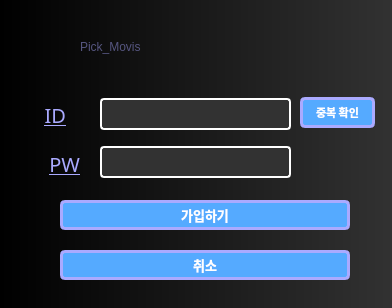
<?xml version="1.0" encoding="UTF-8"?>
<ui version="4.0">
 <class>Dialog</class>
 <widget class="QDialog" name="Dialog">
  <property name="geometry">
   <rect>
    <x>0</x>
    <y>0</y>
    <width>392</width>
    <height>308</height>
   </rect>
  </property>
  <property name="windowTitle">
   <string>Dialog</string>
  </property>
  <widget class="QPushButton" name="membershipjoin">
   <property name="geometry">
    <rect>
     <x>60</x>
     <y>200</y>
     <width>290</width>
     <height>30</height>
    </rect>
   </property>
   <property name="font">
    <font>
     <family>NanumMyeongjo YetHangul</family>
     <pointsize>10</pointsize>
     <weight>75</weight>
     <bold>true</bold>
    </font>
   </property>
   <property name="styleSheet">
    <string notr="true">background-color: #55aaff; border: 3px solid #aaaaff;
color: rgb(255, 255, 255);
border-radius: 5px;
</string>
   </property>
   <property name="text">
    <string>가입하기</string>
   </property>
  </widget>
  <widget class="QPushButton" name="exit2">
   <property name="geometry">
    <rect>
     <x>60</x>
     <y>250</y>
     <width>290</width>
     <height>30</height>
    </rect>
   </property>
   <property name="font">
    <font>
     <family>NanumMyeongjo YetHangul</family>
     <pointsize>10</pointsize>
     <weight>75</weight>
     <italic>false</italic>
     <bold>true</bold>
    </font>
   </property>
   <property name="styleSheet">
    <string notr="true">background-color: #55aaff; border: 3px solid #aaaaff;
color: rgb(255, 255, 255);
border-radius: 5px;</string>
   </property>
   <property name="text">
    <string>취소</string>
   </property>
  </widget>
  <widget class="QLineEdit" name="new_id">
   <property name="geometry">
    <rect>
     <x>100</x>
     <y>98</y>
     <width>191</width>
     <height>32</height>
    </rect>
   </property>
   <property name="styleSheet">
    <string notr="true">border-top: none;
border-bottom: 2px solid gray;
background-color: #323232; border: 2px solid #ffffff;
background-color: rgb(50, 50, 50);
color: rgb(255, 255, 255);
border-radius: 4px;
font: 8pt &quot;NanumMyeongjo YetHangul&quot;;</string>
   </property>
   <property name="text">
    <string/>
   </property>
  </widget>
  <widget class="QPushButton" name="check_id">
   <property name="geometry">
    <rect>
     <x>300</x>
     <y>97</y>
     <width>75</width>
     <height>31</height>
    </rect>
   </property>
   <property name="font">
    <font>
     <family>NanumMyeongjo YetHangul</family>
     <pointsize>8</pointsize>
     <weight>75</weight>
     <italic>false</italic>
     <bold>true</bold>
    </font>
   </property>
   <property name="styleSheet">
    <string notr="true">background-color: #55aaff; border: 3px solid #aaaaff;
color: rgb(255, 255, 255);
border-radius: 5px;</string>
   </property>
   <property name="text">
    <string>중복 확인</string>
   </property>
  </widget>
  <widget class="QLabel" name="label">
   <property name="geometry">
    <rect>
     <x>80</x>
     <y>7</y>
     <width>260</width>
     <height>80</height>
    </rect>
   </property>
   <property name="styleSheet">
    <string notr="true">color: rgb(85, 85, 127);
font: 75 25pt &quot;Segoe Script&quot;;</string>
   </property>
   <property name="text">
    <string>Pick_Movis</string>
   </property>
  </widget>
  <widget class="QLabel" name="label_2">
   <property name="geometry">
    <rect>
     <x>40</x>
     <y>101</y>
     <width>26</width>
     <height>27</height>
    </rect>
   </property>
   <property name="font">
    <font>
     <family>Bahnschrift SemiBold</family>
     <pointsize>15</pointsize>
     <weight>7</weight>
     <italic>false</italic>
     <bold>false</bold>
     <underline>true</underline>
    </font>
   </property>
   <property name="styleSheet">
    <string notr="true">color: rgb(170, 170, 255);
font: 63 15pt &quot;Bahnschrift SemiBold&quot;;</string>
   </property>
   <property name="text">
    <string>ID</string>
   </property>
   <property name="alignment">
    <set>Qt::AlignRight|Qt::AlignTrailing|Qt::AlignVCenter</set>
   </property>
  </widget>
  <widget class="QLabel" name="label_3">
   <property name="geometry">
    <rect>
     <x>40</x>
     <y>150</y>
     <width>40</width>
     <height>27</height>
    </rect>
   </property>
   <property name="font">
    <font>
     <family>Bahnschrift SemiBold</family>
     <pointsize>15</pointsize>
     <weight>7</weight>
     <italic>false</italic>
     <bold>false</bold>
     <underline>true</underline>
    </font>
   </property>
   <property name="whatsThis">
    <string>&lt;html&gt;&lt;head/&gt;&lt;body&gt;&lt;p align=&quot;right&quot;&gt;&lt;br/&gt;&lt;/p&gt;&lt;/body&gt;&lt;/html&gt;</string>
   </property>
   <property name="styleSheet">
    <string notr="true">color: rgb(170, 170, 255);
font: 63 15pt &quot;Bahnschrift SemiBold&quot;;</string>
   </property>
   <property name="text">
    <string>PW</string>
   </property>
   <property name="alignment">
    <set>Qt::AlignRight|Qt::AlignTrailing|Qt::AlignVCenter</set>
   </property>
  </widget>
  <widget class="QLabel" name="label_4">
   <property name="geometry">
    <rect>
     <x>0</x>
     <y>0</y>
     <width>394</width>
     <height>310</height>
    </rect>
   </property>
   <property name="styleSheet">
    <string notr="true">background-color: qlineargradient(spread:pad, x1:0, y1:0, x2:1, y2:0, stop:0 rgba(0, 0, 0, 255), stop:1 rgba(50, 50,50, 255));</string>
   </property>
   <property name="text">
    <string/>
   </property>
  </widget>
  <widget class="QLineEdit" name="new_pw">
   <property name="geometry">
    <rect>
     <x>100</x>
     <y>146</y>
     <width>191</width>
     <height>32</height>
    </rect>
   </property>
   <property name="styleSheet">
    <string notr="true">border-top: none;
border-bottom: 2px solid gray;
background-color: #323232; border: 2px solid #ffffff;
background-color: rgb(50, 50, 50);
color: rgb(255, 255, 255);
border-radius: 4px;
font: 8pt &quot;NanumMyeongjo YetHangul&quot;;</string>
   </property>
   <property name="text">
    <string/>
   </property>
   <property name="echoMode">
    <enum>QLineEdit::Password</enum>
   </property>
  </widget>
  <zorder>label_4</zorder>
  <zorder>membershipjoin</zorder>
  <zorder>exit2</zorder>
  <zorder>new_id</zorder>
  <zorder>check_id</zorder>
  <zorder>label</zorder>
  <zorder>label_2</zorder>
  <zorder>label_3</zorder>
  <zorder>new_pw</zorder>
 </widget>
 <resources/>
 <connections/>
</ui>
